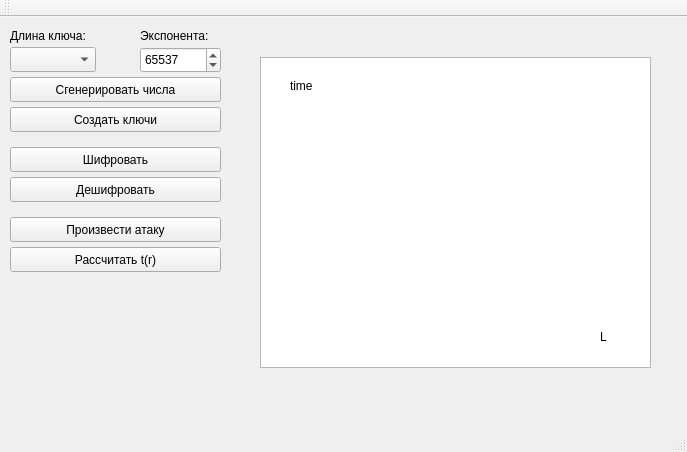
<?xml version="1.0" encoding="UTF-8"?>
<ui version="4.0">
 <class>MainWindow</class>
 <widget class="QMainWindow" name="MainWindow">
  <property name="geometry">
   <rect>
    <x>0</x>
    <y>0</y>
    <width>687</width>
    <height>452</height>
   </rect>
  </property>
  <property name="windowTitle">
   <string>MainWindow</string>
  </property>
  <widget class="QWidget" name="centralWidget">
   <widget class="QPushButton" name="genKeysPushButton">
    <property name="geometry">
     <rect>
      <x>10</x>
      <y>60</y>
      <width>211</width>
      <height>25</height>
     </rect>
    </property>
    <property name="text">
     <string>Сгенерировать числа</string>
    </property>
   </widget>
   <widget class="QComboBox" name="keyLengthComboBox">
    <property name="geometry">
     <rect>
      <x>10</x>
      <y>30</y>
      <width>86</width>
      <height>25</height>
     </rect>
    </property>
   </widget>
   <widget class="QSpinBox" name="exponSpinBox">
    <property name="geometry">
     <rect>
      <x>140</x>
      <y>30</y>
      <width>81</width>
      <height>26</height>
     </rect>
    </property>
    <property name="maximum">
     <number>1000000000</number>
    </property>
    <property name="value">
     <number>65537</number>
    </property>
   </widget>
   <widget class="QLabel" name="label">
    <property name="geometry">
     <rect>
      <x>10</x>
      <y>10</y>
      <width>161</width>
      <height>17</height>
     </rect>
    </property>
    <property name="text">
     <string>Длина ключа:</string>
    </property>
   </widget>
   <widget class="QLabel" name="label_2">
    <property name="geometry">
     <rect>
      <x>140</x>
      <y>10</y>
      <width>91</width>
      <height>17</height>
     </rect>
    </property>
    <property name="text">
     <string>Экспонента:</string>
    </property>
   </widget>
   <widget class="QPushButton" name="createKeysPushButton">
    <property name="geometry">
     <rect>
      <x>10</x>
      <y>90</y>
      <width>211</width>
      <height>25</height>
     </rect>
    </property>
    <property name="text">
     <string>Создать ключи</string>
    </property>
   </widget>
   <widget class="QPushButton" name="codePushButton">
    <property name="geometry">
     <rect>
      <x>10</x>
      <y>130</y>
      <width>211</width>
      <height>25</height>
     </rect>
    </property>
    <property name="text">
     <string>Шифровать</string>
    </property>
   </widget>
   <widget class="QPushButton" name="decodePushButton">
    <property name="geometry">
     <rect>
      <x>10</x>
      <y>160</y>
      <width>211</width>
      <height>25</height>
     </rect>
    </property>
    <property name="text">
     <string>Дешифровать</string>
    </property>
   </widget>
   <widget class="QPushButton" name="atackPushButton">
    <property name="geometry">
     <rect>
      <x>10</x>
      <y>200</y>
      <width>211</width>
      <height>25</height>
     </rect>
    </property>
    <property name="text">
     <string>Произвести атаку</string>
    </property>
   </widget>
   <widget class="QGraphicsView" name="graphicsView">
    <property name="geometry">
     <rect>
      <x>260</x>
      <y>40</y>
      <width>391</width>
      <height>311</height>
     </rect>
    </property>
   </widget>
   <widget class="QPushButton" name="testPushButton">
    <property name="geometry">
     <rect>
      <x>10</x>
      <y>230</y>
      <width>211</width>
      <height>25</height>
     </rect>
    </property>
    <property name="text">
     <string>Рассчитать t(r)</string>
    </property>
   </widget>
   <widget class="QLabel" name="label_3">
    <property name="geometry">
     <rect>
      <x>290</x>
      <y>60</y>
      <width>67</width>
      <height>17</height>
     </rect>
    </property>
    <property name="text">
     <string>time</string>
    </property>
   </widget>
   <widget class="QLabel" name="label_4">
    <property name="geometry">
     <rect>
      <x>600</x>
      <y>310</y>
      <width>31</width>
      <height>20</height>
     </rect>
    </property>
    <property name="text">
     <string>L</string>
    </property>
   </widget>
   <zorder>keyLengthComboBox</zorder>
   <zorder>exponSpinBox</zorder>
   <zorder>label</zorder>
   <zorder>label_2</zorder>
   <zorder>genKeysPushButton</zorder>
   <zorder>createKeysPushButton</zorder>
   <zorder>codePushButton</zorder>
   <zorder>decodePushButton</zorder>
   <zorder>atackPushButton</zorder>
   <zorder>graphicsView</zorder>
   <zorder>testPushButton</zorder>
   <zorder>label_3</zorder>
   <zorder>label_4</zorder>
  </widget>
  <widget class="QMenuBar" name="menuBar">
   <property name="geometry">
    <rect>
     <x>0</x>
     <y>0</y>
     <width>687</width>
     <height>22</height>
    </rect>
   </property>
  </widget>
  <widget class="QToolBar" name="mainToolBar">
   <attribute name="toolBarArea">
    <enum>TopToolBarArea</enum>
   </attribute>
   <attribute name="toolBarBreak">
    <bool>false</bool>
   </attribute>
  </widget>
  <widget class="QStatusBar" name="statusBar"/>
 </widget>
 <layoutdefault spacing="6" margin="11"/>
 <resources/>
 <connections/>
</ui>
